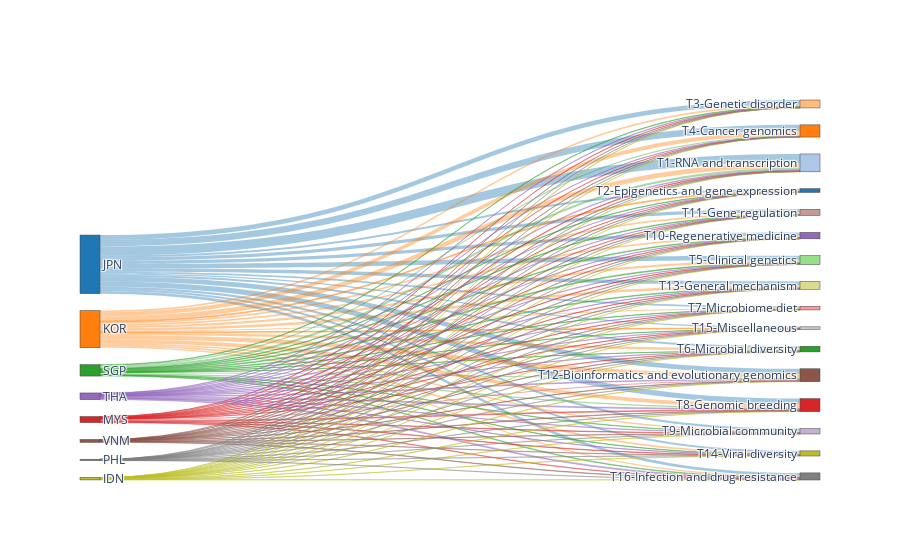

Notebook code for this chart:
### Code cell
from plotly.offline import download_plotlyjs, init_notebook_mode, plot, iplot
import plotly.graph_objects as go # Import the graphical object

fig = go.Figure( 
    data=[go.Sankey( # The plot we are interest
        # This part is for the node information
        node = dict( 
            label = node_label,
            color = node_color
        ),
        # This part is for the link information
        link = dict(
            source = source_node,
            target = target_node,
            value = values,
            color = link_color
                    ),
         arrangement = "snap")])

# With this save the plots 
plot(fig,
     image_filename='sankey_orig', 
#     image_filename='sankey_norm', 
     image='png', 
     image_width=600, 
     image_height=1000
)

# And shows the plot
fig.show()

### Figure 1 — Plotly figure (JSON) as saved in the notebook; plotly's stock layout.template omitted (floating-point values rounded to 4 significant figures)
{"data": [{"arrangement": "snap", "link": {"color": ["rgba(31,119,180, 0.4)", "rgba(31,119,180, 0.4)", "rgba(31,119,180, 0.4)", "rgba(31,119,180, 0.4)", "rgba(31,119,180, 0.4)", "rgba(31,119,180, 0.4)", "rgba(31,119,180, 0.4)", "rgba(31,119,180, 0.4)", "rgba(31,119,180, 0.4)", "rgba(31,119,180, 0.4)", "rgba(31,119,180, 0.4)", "rgba(31,119,180, 0.4)", "rgba(31,119,180, 0.4)", "rgba(31,119,180, 0.4)", "rgba(31,119,180, 0.4)", "rgba(31,119,180, 0.4)", "rgba(255,127,14, 0.4)", "rgba(255,127,14, 0.4)", "rgba(255,127,14, 0.4)", "rgba(255,127,14, 0.4)", "rgba(255,127,14, 0.4)", "rgba(255,127,14, 0.4)", "rgba(255,127,14, 0.4)", "rgba(255,127,14, 0.4)", "rgba(255,127,14, 0.4)", "rgba(255,127,14, 0.4)", "rgba(255,127,14, 0.4)", "rgba(255,127,14, 0.4)", "rgba(255,127,14, 0.4)", "rgba(255,127,14, 0.4)", "rgba(255,127,14, 0.4)", "rgba(255,127,14, 0.4)", "rgba(44,160,44, 0.4)", "rgba(44,160,44, 0.4)", "rgba(44,160,44, 0.4)", "rgba(44,160,44, 0.4)", "rgba(44,160,44, 0.4)", "rgba(44,160,44, 0.4)", "rgba(44,160,44, 0.4)", "rgba(44,160,44, 0.4)", "rgba(44,160,44, 0.4)", "rgba(44,160,44, 0.4)", "rgba(44,160,44, 0.4)", "rgba(44,160,44, 0.4)", "rgba(44,160,44, 0.4)", "rgba(44,160,44, 0.4)", "rgba(44,160,44, 0.4)", "rgba(44,160,44, 0.4)", "rgba(214,39,40, 0.4)", "rgba(214,39,40, 0.4)", "rgba(214,39,40, 0.4)", "rgba(214,39,40, 0.4)", "rgba(214,39,40, 0.4)", "rgba(214,39,40, 0.4)", "rgba(214,39,40, 0.4)", "rgba(214,39,40, 0.4)", "rgba(214,39,40, 0.4)", "rgba(214,39,40, 0.4)", "rgba(214,39,40, 0.4)", "rgba(214,39,40, 0.4)", "rgba(214,39,40, 0.4)", "rgba(214,39,40, 0.4)", "rgba(214,39,40, 0.4)", "rgba(214,39,40, 0.4)", "rgba(148,103,189, 0.4)", "rgba(148,103,189, 0.4)", "rgba(148,103,189, 0.4)", "rgba(148,103,189, 0.4)", "rgba(148,103,189, 0.4)", "rgba(148,103,189, 0.4)", "rgba(148,103,189, 0.4)", "rgba(148,103,189, 0.4)", "rgba(148,103,189, 0.4)", "rgba(148,103,189, 0.4)", "rgba(148,103,189, 0.4)", "rgba(148,103,189, 0.4)", "rgba(148,103,189, 0.4)", "rgba(148,103,189, 0.4)", "rgba(148,103,189, 0.4)", "rgba(148,103,189, 0.4)", "rgba(140,86,75, 0.4)", "rgba(140,86,75, 0.4)", "rgba(140,86,75, 0.4)", "rgba(140,86,75, 0.4)", "rgba(140,86,75, 0.4)", "rgba(140,86,75, 0.4)", "rgba(140,86,75, 0.4)", "rgba(140,86,75, 0.4)", "rgba(140,86,75, 0.4)", "rgba(140,86,75, 0.4)", "rgba(140,86,75, 0.4)", "rgba(140,86,75, 0.4)", "rgba(140,86,75, 0.4)", "rgba(140,86,75, 0.4)", "rgba(140,86,75, 0.4)", "rgba(140,86,75, 0.4)", "rgba(188,189,34, 0.4)", "rgba(188,189,34, 0.4)", "rgba(188,189,34, 0.4)", "rgba(188,189,34, 0.4)", "rgba(188,189,34, 0.4)", "rgba(188,189,34, 0.4)", "rgba(188,189,34, 0.4)", "rgba(188,189,34, 0.4)", "rgba(188,189,34, 0.4)", "rgba(188,189,34, 0.4)", "rgba(188,189,34, 0.4)", "rgba(188,189,34, 0.4)", "rgba(188,189,34, 0.4)", "rgba(188,189,34, 0.4)", "rgba(188,189,34, 0.4)", "rgba(188,189,34, 0.4)", "rgba(127,127,127, 0.4)", "rgba(127,127,127, 0.4)", "rgba(127,127,127, 0.4)", "rgba(127,127,127, 0.4)", "rgba(127,127,127, 0.4)", "rgba(127,127,127, 0.4)", "rgba(127,127,127, 0.4)", "rgba(127,127,127, 0.4)", "rgba(127,127,127, 0.4)", "rgba(127,127,127, 0.4)", "rgba(127,127,127, 0.4)", "rgba(127,127,127, 0.4)", "rgba(127,127,127, 0.4)", "rgba(127,127,127, 0.4)", "rgba(127,127,127, 0.4)", "rgba(127,127,127, 0.4)"], "source": [0, 0, 0, 0, 0, 0, 0, 0, 0, 0, 0, 0, 0, 0, 0, 0, 1, 1, 1, 1, 1, 1, 1, 1, 1, 1, 1, 1, 1, 1, 1, 1, 2, 2, 2, 2, 2, 2, 2, 2, 2, 2, 2, 2, 2, 2, 2, 2, 3, 3, 3, 3, 3, 3, 3, 3, 3, 3, 3, 3, 3, 3, 3, 3, 4, 4, 4, 4, 4, 4, 4, 4, 4, 4, 4, 4, 4, 4, 4, 4, 5, 5, 5, 5, 5, 5, 5, 5, 5, 5, 5, 5, 5, 5, 5, 5, 6, 6, 6, 6, 6, 6, 6, 6, 6, 6, 6, 6, 6, 6, 6, 6, 7, 7, 7, 7, 7, 7, 7, 7, 7, 7, 7, 7, 7, 7, 7, 7], "target": [8, 9, 10, 11, 12, 13, 14, 15, 16, 17, 18, 19, 20, 21, 22, 23, 8, 9, 10, 11, 12, 13, 14, 15, 16, 17, 18, 19, 20, 21, 22, 23, 8, 9, 10, 11, 12, 13, 14, 15, 16, 17, 18, 19, 20, 21, 22, 23, 8, 9, 10, 11, 12, 13, 14, 15, 16, 17, 18, 19, 20, 21, 22, 23, 8, 9, 10, 11, 12, 13, 14, 15, 16, 17, 18, 19, 20, 21, 22, 23, 8, 9, 10, 11, 12, 13, 14, 15, 16, 17, 18, 19, 20, 21, 22, 23, 8, 9, 10, 11, 12, 13, 14, 15, 16, 17, 18, 19, 20, 21, 22, 23, 8, 9, 10, 11, 12, 13, 14, 15, 16, 17, 18, 19, 20, 21, 22, 23], "value": [1610.0, 366.5, 874.2, 1171.0, 794.3, 345.4, 311.5, 933.7, 394.4, 594.3, 563.9, 883.4, 617.8, 346.9, 208.7, 503.0, 865.9, 170.7, 310.8, 696.3, 432.4, 451.1, 201.8, 681.7, 276.8, 321.4, 334.5, 759.4, 490.5, 287.7, 142.7, 247.2, 387.0, 79.29, 89.54, 202.5, 151.9, 35.46, 57.38, 197.1, 74.98, 123.9, 112.7, 197.0, 127.6, 60.99, 30.94, 115.7, 110.7, 15.29, 35.82, 38.57, 54.59, 69.0, 27.4, 154.0, 80.57, 34.97, 31.3, 185.3, 68.69, 74.56, 25.11, 81.16, 118.3, 17.6, 71.42, 45.27, 78.9, 57.06, 33.54, 167.7, 70.97, 46.62, 43.07, 129.2, 57.7, 63.9, 23.45, 176.3, 48.63, 5.177, 24.27, 20.16, 40.39, 23.15, 14.3, 80.4, 29.01, 16.31, 11.25, 59.54, 22.37, 24.03, 8.543, 84.5, 35.62, 5.691, 15.0, 14.17, 21.09, 22.07, 12.01, 74.9, 28.39, 11.25, 9.108, 71.31, 18.37, 50.42, 7.939, 43.66, 26.26, 4.149, 6.032, 5.014, 12.18, 8.194, 4.459, 57.36, 13.07, 6.807, 4.306, 34.66, 15.57, 14.34, 9.433, 21.16]}, "node": {"color": ["#1F77B4", "#FF7F0E", "#2CA02C", "#D62728", "#9467BD", "#8C564B", "#BCBD22", "#7F7F7F", "#AEC7E8", "#1F77B4", "#FFBB78", "#FF7F0E", "#98DF8A", "#2CA02C", "#FF9896", "#D62728", "#C5B0D5", "#9467BD", "#C49C94", "#8C564B", "#DBDB8D", "#BCBD22", "#C7C7C7", "#7F7F7F"], "label": ["JPN", "KOR", "SGP", "MYS", "THA", "VNM", "IDN", "PHL", "T1-RNA and transcription", "T2-Epigenetics and gene expression", "T3-Genetic disorder", "T4-Cancer genomics", "T5-Clinical genetics", "T6-Microbial diversity", "T7-Microbiome diet", "T8-Genomic breeding", "T9-Microbial community", "T10-Regenerative medicine", "T11-Gene regulation", "T12-Bioinformatics and evolutionary genomics", "T13-General mechanism", "T14-Viral diversity", "T15-Miscellaneous", "T16-Infection and drug resistance"]}, "type": "sankey"}], "layout": {"autosize": true}}
